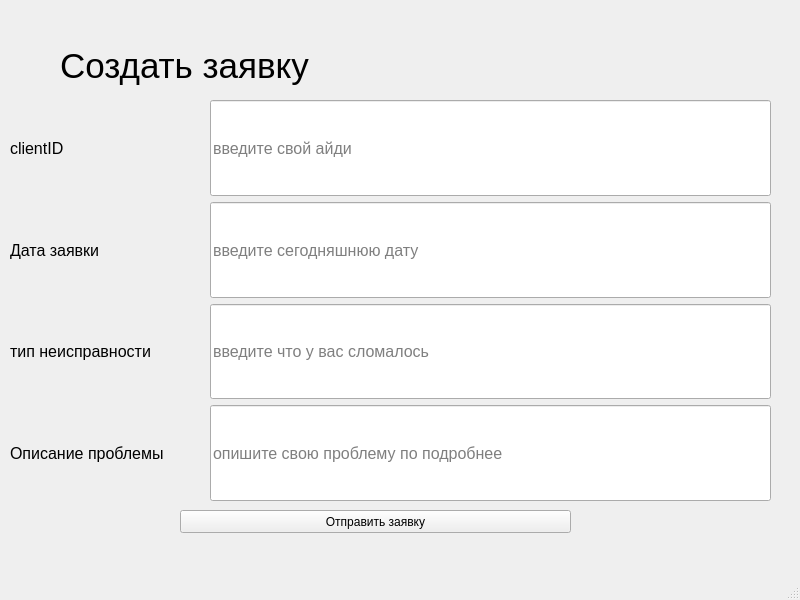
<?xml version="1.0" encoding="UTF-8"?>
<ui version="4.0">
 <class>MainWindow</class>
 <widget class="QMainWindow" name="MainWindow">
  <property name="geometry">
   <rect>
    <x>0</x>
    <y>0</y>
    <width>800</width>
    <height>600</height>
   </rect>
  </property>
  <property name="windowTitle">
   <string>MainWindow</string>
  </property>
  <widget class="QWidget" name="centralwidget">
   <widget class="QLabel" name="label">
    <property name="geometry">
     <rect>
      <x>60</x>
      <y>30</y>
      <width>651</width>
      <height>71</height>
     </rect>
    </property>
    <property name="font">
     <font>
      <family>Segoe UI</family>
      <pointsize>26</pointsize>
     </font>
    </property>
    <property name="text">
     <string>Создать заявку</string>
    </property>
   </widget>
   <widget class="QWidget" name="verticalLayoutWidget">
    <property name="geometry">
     <rect>
      <x>10</x>
      <y>100</y>
      <width>184</width>
      <height>401</height>
     </rect>
    </property>
    <layout class="QVBoxLayout" name="verticalLayout">
     <item>
      <widget class="QLabel" name="label_2">
       <property name="sizePolicy">
        <sizepolicy hsizetype="Minimum" vsizetype="Expanding">
         <horstretch>0</horstretch>
         <verstretch>0</verstretch>
        </sizepolicy>
       </property>
       <property name="font">
        <font>
         <family>Segoe UI</family>
         <pointsize>12</pointsize>
        </font>
       </property>
       <property name="text">
        <string>clientID</string>
       </property>
      </widget>
     </item>
     <item>
      <widget class="QLabel" name="label_3">
       <property name="sizePolicy">
        <sizepolicy hsizetype="Minimum" vsizetype="Expanding">
         <horstretch>0</horstretch>
         <verstretch>0</verstretch>
        </sizepolicy>
       </property>
       <property name="font">
        <font>
         <family>Segoe UI</family>
         <pointsize>12</pointsize>
        </font>
       </property>
       <property name="text">
        <string>Дата заявки</string>
       </property>
      </widget>
     </item>
     <item>
      <widget class="QLabel" name="label_4">
       <property name="sizePolicy">
        <sizepolicy hsizetype="Minimum" vsizetype="Expanding">
         <horstretch>0</horstretch>
         <verstretch>0</verstretch>
        </sizepolicy>
       </property>
       <property name="font">
        <font>
         <family>Segoe UI</family>
         <pointsize>12</pointsize>
        </font>
       </property>
       <property name="text">
        <string>тип неисправности</string>
       </property>
      </widget>
     </item>
     <item>
      <widget class="QLabel" name="label_5">
       <property name="sizePolicy">
        <sizepolicy hsizetype="Minimum" vsizetype="Expanding">
         <horstretch>0</horstretch>
         <verstretch>0</verstretch>
        </sizepolicy>
       </property>
       <property name="font">
        <font>
         <family>Segoe UI</family>
         <pointsize>12</pointsize>
        </font>
       </property>
       <property name="text">
        <string>Описание проблемы</string>
       </property>
      </widget>
     </item>
    </layout>
   </widget>
   <widget class="QWidget" name="verticalLayoutWidget_2">
    <property name="geometry">
     <rect>
      <x>210</x>
      <y>100</y>
      <width>561</width>
      <height>401</height>
     </rect>
    </property>
    <layout class="QVBoxLayout" name="verticalLayout_2">
     <item>
      <widget class="QLineEdit" name="line_clientId">
       <property name="sizePolicy">
        <sizepolicy hsizetype="Minimum" vsizetype="Expanding">
         <horstretch>0</horstretch>
         <verstretch>0</verstretch>
        </sizepolicy>
       </property>
       <property name="font">
        <font>
         <family>Segoe UI</family>
         <pointsize>12</pointsize>
        </font>
       </property>
       <property name="placeholderText">
        <string>введите свой айди</string>
       </property>
      </widget>
     </item>
     <item>
      <widget class="QLineEdit" name="line_date">
       <property name="sizePolicy">
        <sizepolicy hsizetype="Minimum" vsizetype="Expanding">
         <horstretch>0</horstretch>
         <verstretch>0</verstretch>
        </sizepolicy>
       </property>
       <property name="font">
        <font>
         <family>Segoe UI</family>
         <pointsize>12</pointsize>
        </font>
       </property>
       <property name="placeholderText">
        <string>введите сегодняшнюю дату</string>
       </property>
      </widget>
     </item>
     <item>
      <widget class="QLineEdit" name="line_fault">
       <property name="sizePolicy">
        <sizepolicy hsizetype="Minimum" vsizetype="Expanding">
         <horstretch>0</horstretch>
         <verstretch>0</verstretch>
        </sizepolicy>
       </property>
       <property name="font">
        <font>
         <family>Segoe UI</family>
         <pointsize>12</pointsize>
        </font>
       </property>
       <property name="placeholderText">
        <string>введите что у вас сломалось</string>
       </property>
      </widget>
     </item>
     <item>
      <widget class="QLineEdit" name="line_desc">
       <property name="sizePolicy">
        <sizepolicy hsizetype="Minimum" vsizetype="Expanding">
         <horstretch>0</horstretch>
         <verstretch>0</verstretch>
        </sizepolicy>
       </property>
       <property name="font">
        <font>
         <family>Segoe UI</family>
         <pointsize>12</pointsize>
        </font>
       </property>
       <property name="placeholderText">
        <string>опишите свою проблему по подробнее</string>
       </property>
      </widget>
     </item>
    </layout>
   </widget>
   <widget class="QPushButton" name="confirm">
    <property name="geometry">
     <rect>
      <x>180</x>
      <y>510</y>
      <width>391</width>
      <height>23</height>
     </rect>
    </property>
    <property name="text">
     <string>Отправить заявку</string>
    </property>
   </widget>
  </widget>
  <widget class="QMenuBar" name="menubar">
   <property name="geometry">
    <rect>
     <x>0</x>
     <y>0</y>
     <width>800</width>
     <height>21</height>
    </rect>
   </property>
  </widget>
  <widget class="QStatusBar" name="statusbar"/>
 </widget>
 <resources/>
 <connections/>
</ui>
